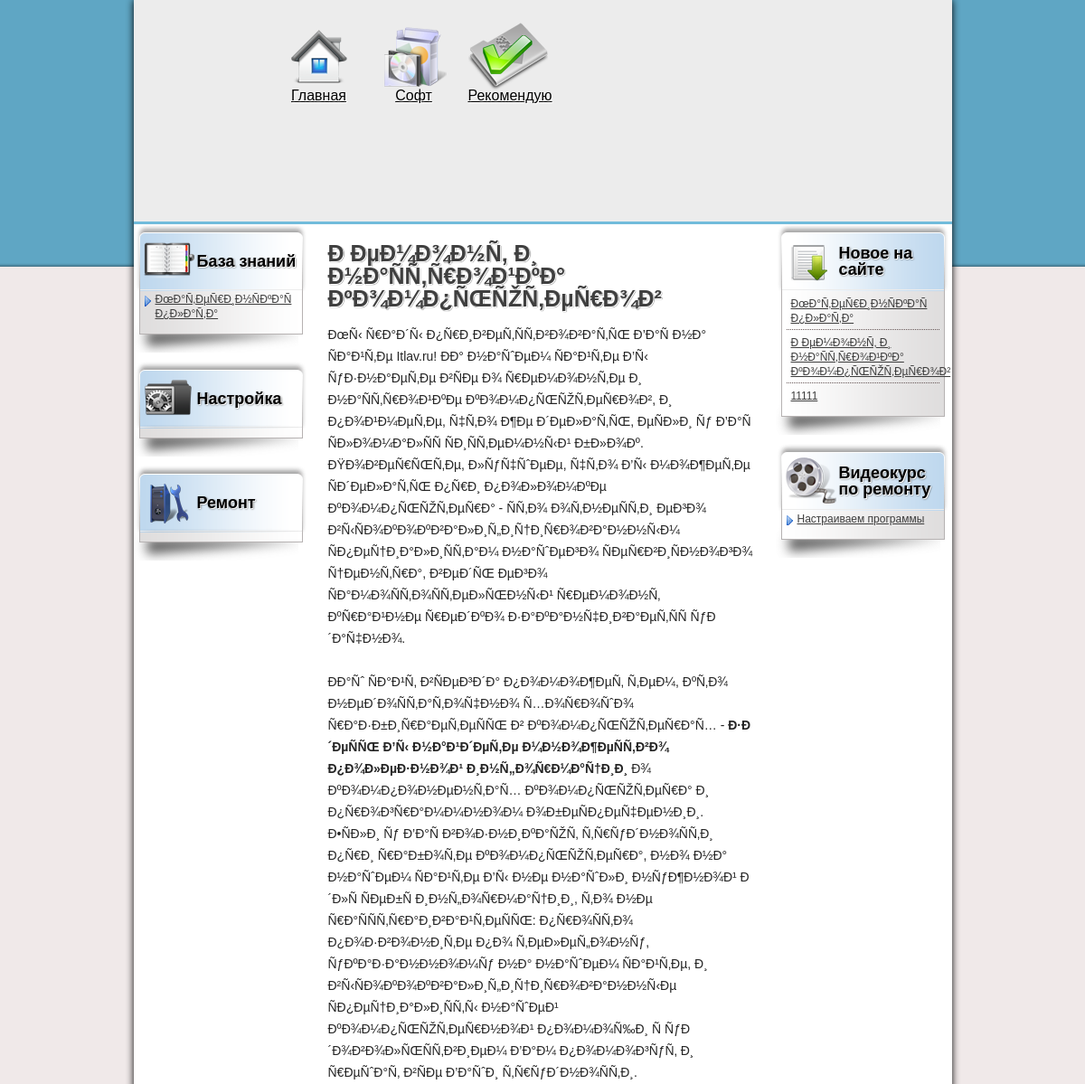
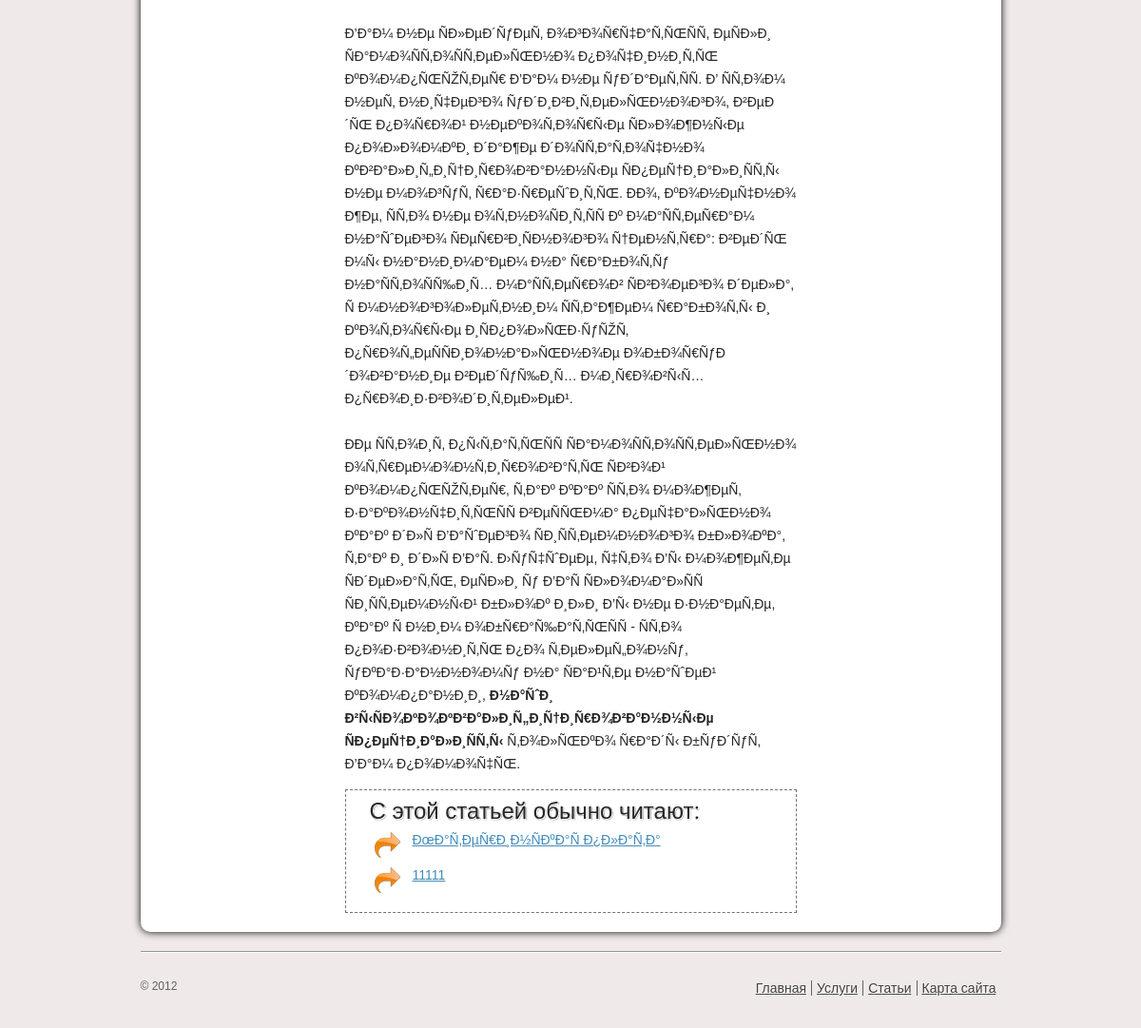
The page / on the database its author committed (2 pictures, top to bottom).
### tables this page shows
CREATE TABLE IF NOT EXISTS `pages` (
  `id` int(11) NOT NULL AUTO_INCREMENT,
  `title` varchar(300) NOT NULL,
  `content` text NOT NULL,
  `user_id` int(11) NOT NULL,
  `meta_title` varchar(300) DEFAULT NULL,
  `meta_keywords` varchar(300) DEFAULT NULL,
  `meta_desc` varchar(300) DEFAULT NULL,
  `link_text` varchar(150) DEFAULT NULL,
  `category_id` int(11) NOT NULL,
  PRIMARY KEY (`id`),
  KEY `user_id_FK_1` (`user_id`),
  KEY `category_id_FK_3` (`category_id`)
);

### includes/functions.php (the view, shortened to what this page needs)
<?php
function recentArticles($node) {
	$sql = mysql_query("SELECT pages.id, pages.title FROM pages, categories where pages.category_id=categories.id AND pages.id!='".$node."' AND categories.name_code!='home' order by rand() LIMIT 5");
	while($record = mysql_fetch_array($sql)) {
		$recentArticle = print '<li><a href="/article.php?node='.$record['id'].'">'.$record['title'].'</a></li>';
	}
	return $recentArticle;
}
function showKnowledgeArticles() {
	$sql = mysql_query("SELECT pages.id, pages.link_text FROM pages, categories WHERE pages.category_id = categories.id AND categories.name_code IN('knowledge_base') order by id desc");
	while($record = mysql_fetch_array($sql)) {
		$recentArticle = print '<li><a href="/article.php?node='.$record['id'].'">'.$record['link_text'].'</a></li>';
	}
	return $recentArticle;
}
function showVideoCourseArticles() {
	$sql = mysql_query("SELECT pages.* FROM pages, categories where pages.category_id=categories.id AND categories.name_code IN('video_course') order by id desc");
	while($record = mysql_fetch_array($sql)) {
		$recentArticle = print '<li><a href="/article.php?node='.$record['id'].'">'.$record['link_text'].'</a></li>';
	}
	return $recentArticle;
}
function showHomeArticle() {
	$sql = mysql_query("SELECT pages.* FROM pages, categories where pages.category_id=categories.id AND categories.name_code IN('home') order by id desc");
	while($record = mysql_fetch_array($sql)) {
		$title = $record['title'];
		$content = $record['content'];
		$metaTitle = $record['meta_title'];
		$metaKeywords = $record['meta_keywords'];
		$metaDesc = $record['meta_desc'];
	}
	return array($title, $content, $metaTitle, $metaKeywords, $metaDesc);
}
function lastArticles($node) {
	$sql = mysql_query("SELECT * FROM pages where id!='".$node."' order by id desc LIMIT 5");
	while($record = mysql_fetch_array($sql)) {
		$useful = print '<li><a href="article.php?node='.$record['id'].'">'.$record['title'].'</a></li>';
	}
	return $useful;
}
?>

### index.php (shortened to what this page needs)
<!DOCTYPE html>
<?php include ('includes/functions.php'); ?>
<?php
	$showArticle = showHomeArticle();
	$title = $showArticle[0];
	$content = $showArticle[1];
?>
<html><head><meta http-equiv="Content-Type" content="text/html; charset=windows-1251">
<link rel="stylesheet" href="../css/style.css" type="text/css">
<link rel="stylesheet" href="../css/reset.css" type="text/css">
</head>
<body>
    <div class="wrap">
        <div class="wraper">
            <?php include('includes/header.php'); ?>
            <div class="content-wrap clearfix">
				<div class="content">
					<div class="text">
						<h1><?php echo $title; ?></h1>
						<?php echo $content; ?>
						<?php include('includes/recent.php'); ?>
					</div>
				</div>
				<?php include('includes/left-sidebar.php'); ?>
				<?php include('includes/right-sidebar.php'); ?>
			</div>
		</div>
		<?php include('includes/footer.php'); ?>
    </div>
</body>
</html>

### includes/header.php (shortened to what this page needs)
<div class="header">
	<ul class="main-menu clearfix">
		<li class="main-li">
			<a href="">
				<span>Главная</span>
			</a>
		</li>
		<li class="software-li">
			<a href="#">
				<span>Софт</span>
			</a>
		</li>
		<li class="friend-li">
			<a href="#">
				<span>Рекомендую</span>
			</a>
		</li>
	</ul>
</div>

### includes/recent.php
<div class="article">
	<h2>С этой статьей обычно читают:</h2>
	<ul>
		<?php recentArticles($node); ?>
	</ul>
</div>

### includes/left-sidebar.php (shortened to what this page needs)
<div class="sidebar left-sidebar">
	<div class="sidebar-block base">
		<h2>
			<span>
				База знаний
			</span>
		</h2>
		<ul>
			<?php showKnowledgeArticles(); ?>
		</ul>
		<div class="sidebar-shadow"></div>
	</div>
	<div class="sidebar-block setting">
		<h2>
			<span>
				Настройка
			</span>
		</h2>
		<ul>
		</ul>
		<div class="sidebar-shadow"></div>
	</div>
	<div class="sidebar-block repair">
		<h2>
			<span>Ремонт</span>
		</h2>
		<ul>
		</ul>
		<div class="sidebar-shadow"></div>
	</div>
</div>

### includes/right-sidebar.php
<div class="sidebar right-sidebar">
	<div class="sidebar-block new">
		<h2>
			<span>Новое на сайте</span>
		</h2>
		<ul>
			<?php lastArticles($node); ?>
		</ul>
		<div class="sidebar-shadow"></div>
	</div>
	<div class="sidebar-block video">
		<h2>
			<span>Видеокурс по ремонту</span>
		</h2>
		<ul>
			<?php showVideoCourseArticles(); ?>
		</ul>
		<div class="sidebar-shadow"></div>
	</div>
</div>

### includes/footer.php
<div class="footer clear">
	<div class="footer-wrap">
		<p class="copy">© 2012</p>
		<ul class="footer-ul">
			<li>
				<a href="">Главная</a>
			</li>
			<li>
				<a href="#">Услуги</a>
			</li>
			<li>
				<a href="sta.htm">Статьи</a></li>
			<li>
				<a href="#">Карта сайта</a>
			</li>
		</ul>
	</div>
</div>

### css/style.css (style rules this page uses)
body { background: #f0e9e9 url(../images/main_bg.png) repeat-x !important; text-align: center; font-family: arial; }
li, h1, h2 { text-align: left; }
.wrap { width: 905px; margin: auto; position: relative; }
.wraper { position: relative; z-index: 2; width: 100%; background: #fff; -moz-border-radius: 0 0 10px 10px; -webkit-border-radius: 0 0 10px 10px; border-radius: 0 0 10px 10px; -moz-box-shadow: 0 0 8px #000; -webkit-box-shadow: 0 0 8px #000; box-shadow: 0 0 8px #000; }
.header { position: relative; width: 100%; height: 245px; background: #ececec; border-bottom: 3px solid #71bbdb; }
.main-menu { margin: 0 0 25px 160px; padding-top: 20px; width: 400px; }
.main-menu li { float: left; margin: 0 0 0 15px; width: 90px; background: url(../images/home_icons.png); text-align: center; }
.main-menu li:first-child { margin: 0; }
.main-menu li.main-li { background-position: 0 0; }
.main-menu li.software-li { background-position: -90px 0; }
.main-menu li.friend-li { background-position: -180px 0; }
.main-menu li a { display: block; padding-top: 78px; color: #010000; font-size: 16px; text-shadow: 1px 1px 1px #FFF; }
.main-menu li a span { display: block; }
.content-wrap { padding: 0 195px; }
.content { float: left; width: 100%; }
.text { padding: 20px; }
.text h1 { font-size: 25px; color: #3f3f3f; text-shadow: 1px 1px 0 #fff, 1px 1px 1px #000; }
.text h2 { font-size: 18px; color: #660000; text-shadow: 1px 1px 0 #fff, 1px 1px 1px #000; }
.text p { color: #252525; font-size: 14px; line-height: 24px; margin: 15px 0; text-align: left; }
.text a { color: #000; }
.article { padding: 10px 25px; border: 1px dashed #727272; }
.article h2 { color: #272727; font-size: 24px; font-weight: normal; }
.article ul { margin-top: 10px; }
.article ul li { background: url(../images/article_arrow.png) no-repeat 5px 0; padding-left: 45px; margin-bottom: 10px; min-height: 27px; }
.article ul li a { font-size: 14px; color: #418bba; }
.sidebar { width: 195px; float: left; position: relative; }
.left-sidebar { margin-left: -100%; right: 195px; }
.right-sidebar { margin-right: -100%; right: 0; }
.sidebar-block { padding-bottom: 30px; position: relative; }
.sidebar-block h2 { color: #010000; font-size: 18px; width: 100%; height: 64px; padding: 10px 0 0 10px; background-repeat: no-repeat; overflow: hidden; text-shadow: 1px 1px 0 #FFFFFF, 1px 1px 2px #3F3F3F; }
.left-sidebar .sidebar-block h2 { background-image: url(../images/sidebar_title_bg_left.png); }
.right-sidebar .sidebar-block h2 { background-image: url(../images/sidebar_title_bg_right.png); }
.sidebar-block h2 span { background: url(../images/sidebar_icons.png) no-repeat; display: table-cell; vertical-align: middle; padding-left: 60px; height: 61px; width: 115px; }
.sidebar-block.base h2 span { background-position: 0 0; }
.sidebar-block.setting h2 span { background-position: 0 -61px; }
.sidebar-block.repair h2 span { background-position: 0 -122px; }
.sidebar-block.new h2 span { background-position: 0 -183px; }
.sidebar-block.video h2 span { background-position: 0 -244px; }
.sidebar-block ul { margin-left: 6px; border: 1px solid #B6B2B2; padding-bottom: 10px; border-top: none; width: 179px; position: relative; z-index: 2; }
.left-sidebar .sidebar-block ul { background: url(../images/sidebar_content_bg_left.png) repeat-y; }
.right-sidebar .sidebar-block ul { background: url(../images/sidebar_content_bg_right.png) repeat-y; }
.sidebar-block ul li { background: url(../images/sidebar_arrow.png) no-repeat 0 5px; margin: 0 5px 5px 5px; padding-left: 12px; }
.sidebar-block.new ul li { background: none; margin: 0 5px; padding: 5px; border-top: 1px dotted #685858; }
.sidebar-block.new ul li:first-child { border: none; }
.sidebar-block ul a { font-size: 12px; color: #3d3d3d; }
.sidebar-shadow { background: url(../images/sidebar_b_shadow_left.png) no-repeat; bottom: 10px; left: 0; height: 35px; position: absolute; width: 185px; z-index: 1; }
.clear { clear: both; }
.footer { position: relative; margin-top: 20px; border-top: 1px solid #959595; height: 80px; }
.footer-wrap { border-top: 1px solid #fff; }
.footer .copy { position: absolute; top: 30px; left: 0; color: #636161; font-size: 12px; }
.footer ul { position: absolute; right: 0; top: 30px; }
.footer ul li { float: left; border-left: 1px solid #636161; padding: 0 5px; }
.footer ul li:first-child { border: none; }
.footer ul li a { color: #443f3f; font-size: 14px; text-shadow: 1px 1px 1px #fff; }

### rows shown on the page
pages: content "ÐœÑ‹ Ñ€Ð°Ð´Ñ‹ Ð¿Ñ€Ð¸Ð²ÐµÑ‚ÑÑ‚Ð²Ð¾Ð²Ð°Ñ‚ÑŒ Ð’Ð°Ñ Ð½Ð° ÑÐ°Ð¹Ñ‚Ðµ Itlav.ru! ÐÐ° Ð½Ð°ÑˆÐµÐ¼ ÑÐ°Ð¹Ñ‚Ðµ Ð’Ñ‹ ÑƒÐ·Ð½Ð°ÐµÑ‚Ðµ Ð²ÑÐµ Ð¾ Ñ€ÐµÐ¼Ð¾Ð½Ñ‚Ðµ Ð¸ Ð½Ð°ÑÑ‚Ñ€Ð¾Ð¹ÐºÐµ ÐºÐ¾Ð¼Ð¿ÑŒÑŽÑ‚ÐµÑ€Ð¾Ð², Ð¸ Ð¿Ð¾Ð¹Ð¼ÐµÑ‚Ðµ, Ñ‡Ñ‚Ð¾ Ð¶Ðµ Ð´ÐµÐ»Ð°Ñ‚ÑŒ, ÐµÑÐ»Ð¸ Ñƒ Ð’Ð°Ñ ÑÐ»Ð¾Ð¼Ð°Ð»ÑÑ ÑÐ¸ÑÑ‚ÐµÐ¼Ð½Ñ‹Ð¹ Ð±Ð»Ð¾Ðº. ÐŸÐ¾Ð²ÐµÑ€ÑŒÑ‚Ðµ, Ð»ÑƒÑ‡ÑˆÐµÐµ, Ñ‡Ñ‚Ð¾ Ð’Ñ‹ Ð¼Ð¾Ð¶ÐµÑ‚Ðµ ÑÐ´ÐµÐ»Ð°Ñ‚ÑŒ Ð¿Ñ€Ð¸ Ð¿Ð¾Ð»Ð¾Ð¼ÐºÐµ ÐºÐ¾Ð¼Ð¿ÑŒÑŽÑ‚ÐµÑ€Ð° - ÑÑ‚Ð¾ Ð¾Ñ‚Ð½ÐµÑÑ‚Ð¸ ÐµÐ³Ð¾ Ð²Ñ‹ÑÐ¾ÐºÐ¾ÐºÐ²Ð°Ð»Ð¸Ñ„Ð¸Ñ†Ð¸Ñ€Ð¾Ð²Ð°Ð½Ð½Ñ‹Ð¼ ÑÐ¿ÐµÑ†Ð¸Ð°Ð»Ð¸ÑÑ‚Ð°Ð¼ Ð½Ð°ÑˆÐµÐ³Ð¾ ÑÐµÑ€Ð²Ð¸ÑÐ½Ð¾Ð³Ð¾ Ñ†ÐµÐ½Ñ‚Ñ€Ð°, Ð²ÐµÐ´ÑŒ ÐµÐ³Ð¾ ÑÐ°Ð¼Ð¾ÑÑ‚Ð¾ÑÑ‚ÐµÐ»ÑŒÐ½Ñ‹Ð¹ Ñ€ÐµÐ¼Ð¾Ð½Ñ‚ ÐºÑ€Ð°Ð¹Ð½Ðµ Ñ€ÐµÐ´ÐºÐ¾ Ð·Ð°ÐºÐ°Ð½Ñ‡Ð¸Ð²Ð°ÐµÑ‚ÑÑ ÑƒÐ´Ð°Ñ‡Ð½Ð¾.…", title "Ð ÐµÐ¼Ð¾Ð½Ñ‚ Ð¸ Ð½Ð°ÑÑ‚Ñ€Ð¾Ð¹ÐºÐ° ÐºÐ¾Ð¼Ð¿ÑŒÑŽÑ‚ÐµÑ€Ð¾Ð²"
pages: title "ÐœÐ°Ñ‚ÐµÑ€Ð¸Ð½ÑÐºÐ°Ñ Ð¿Ð»Ð°Ñ‚Ð°", link_text "ÐœÐ°Ñ‚ÐµÑ€Ð¸Ð½ÑÐºÐ°Ñ Ð¿Ð»Ð°Ñ‚Ð°"
pages: title "11111", link_text "Настраиваем программы"

### other values the page prints
$title "Ð ÐµÐ¼Ð¾Ð½Ñ‚ Ð¸ Ð½Ð°ÑÑ‚Ñ€Ð¾Ð¹ÐºÐ° ÐºÐ¾Ð¼Ð¿ÑŒÑŽÑ‚ÐµÑ€Ð¾Ð²"
